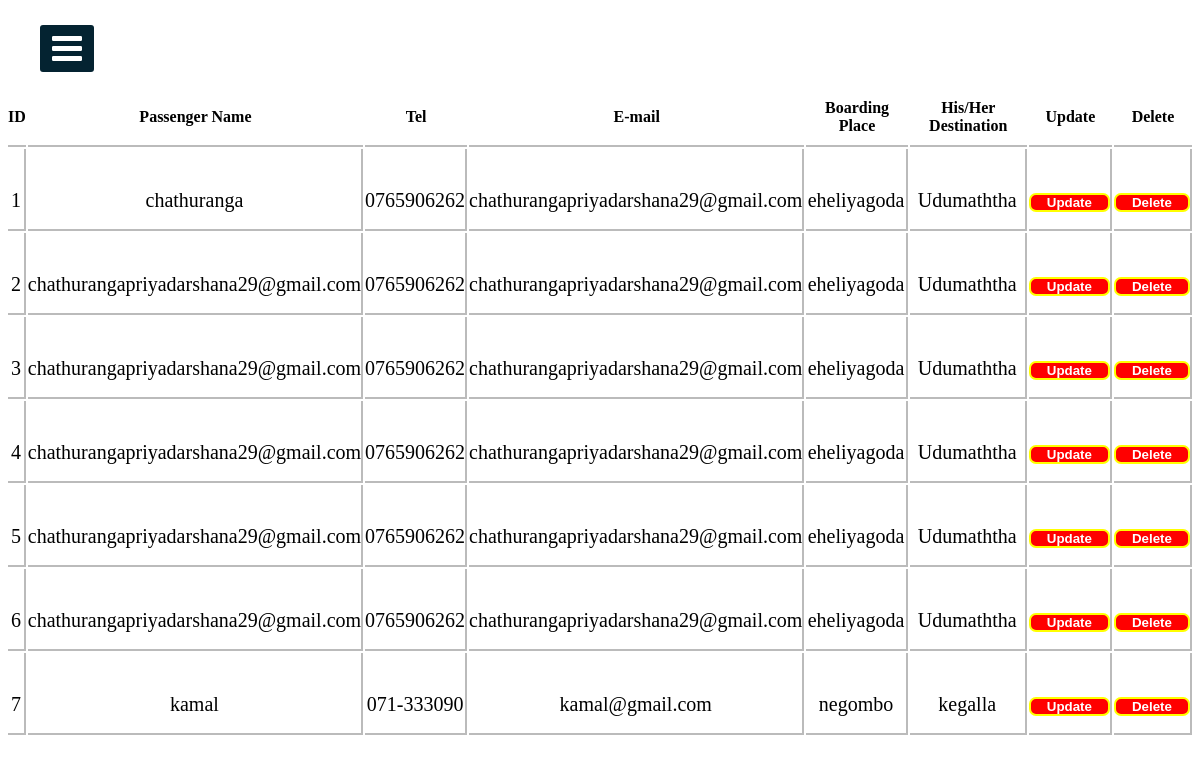
The app's page /BookingManage.php with its own data.
### tables this page shows
CREATE TABLE `booking` (
  `id` int(11) NOT NULL,
  `passenger_name` varchar(255) NOT NULL,
  `telephone` varchar(255) NOT NULL,
  `email` varchar(255) NOT NULL,
  `boarding_place` varchar(255) NOT NULL,
  `Your_destination` varchar(255) NOT NULL
);

### BookingManage.php (the view, shortened to what this page needs)
<?php include("connection.php")?>
<!DOCTYPE html>
<html>
<head>
  <link rel="stylesheet" href="https://cdnjs.cloudflare.com/ajax/libs/font-awesome/4.7.0/css/font-awesome.min.css">
<link rel="stylesheet" href="cssfile/sidebar.css">
</head>
<body>
  <label for="check">
<i class="fa fa-bars" id="btn"></i>
  </label>
<div class="sidebar2">
    <h1 class="adminTopic">Booking Peoples...</h1>
<?php
    $sqlget="SELECT * FROM booking";
    $sqldata=mysqli_query($conn,$sqlget) or die('error getting');
    echo "<table>";
    echo "<tr>
      <th>ID</th>
    <th>Passenger Name</th>
    <th>Tel</th>
    <th>E-mail</th>
    <th>Boarding Place</th>
    <th>His/Her Destination</th>
    <th>Update</th>
    <th>Delete</th>
       </tr>";
       while ($row=mysqli_fetch_array($sqldata,MYSQLI_ASSOC))
       {
        echo "<tr><td>";
        echo $row['id'];
        echo "</td><td>";
        echo $row['passenger_name'];
        echo "</td><td>";
        echo $row['telephone'];
        echo "</td><td>";
        echo $row['email'];
        echo "</td><td>";
        echo $row['boarding_place'];
        echo "</td><td>";
        echo $row['Your_destination'];
        echo "</td>";
        ?>
        <td>
        <button style="border:2px solid yellow; border-radius:7px; background-color:red;color:white;">
          <a href="updateBooking.php?id=<?php echo $row['id'];?>">
          Update
          </a>
        </button>
        </td>
         <td>
        <button style="border:2px solid yellow; border-radius:7px; background-color:red;color:white;">
          <a href="deleteBooking.php?id=<?php echo $row['id'];?>">
          Delete
          </a>
        </button>
        </td></tr>
<?php
       }
       echo "</table>";
?>
</div>
</body>
</html>

### cssfile/sidebar.css (style rules this page uses)
* { margin: 0; padding: 0; list-style: none; text-decoration: none; }
label #btn, label #cancle { position: absolute; cursor: pointer; background: #042331; color: #fff; border-radius: 3px; }
label #btn { left: 40px; top: 25px; font-size: 35px; color: #fff; padding: 6px 12px; transition: all 0.5s; }

### BookingManage.php (style rules this page uses)
body { background-image: url("image/1.jpg"); background-position: center; background-size: cover; height: 700px; background-repeat: no-repeat; background-attachment: fixed; }
.adminTopic { text-align: center; color: #fff; }
table { width:99%; border-collapse: separate !important; margin:auto; text-align:center; margin-top:50px; background-color: rgb(255, 255, 255); border-radius: 10px 10px 0px 0px; }
table th { border-bottom:2px solid rgb(187, 187, 187); padding:10px 0px 10px 0px; font-family: "balsamiq_sansitalic" !important; }
table tr td { border-right: 2px solid rgb(187, 187, 187); height: 58px; padding: 22px 0px 0px 0px; font-family: "monospace;" !important; border-bottom: 2px solid rgb(187, 187, 187); font-size: 20px; }
table tr td a { color: white; border-radius: 5px; padding: 6px; text-decoration: none; margin: 10px; font-weight: 700; }
button { padding: 5px 5px 5px 5x; }

### records on screen
booking: id "1", passenger_name "chathuranga", telephone "0765906262", email "chathurangapriyadarshana29@gmail.com", boarding_place "eheliyagoda", Your_destination "Udumaththa"
booking: id "2", passenger_name "chathurangapriyadarshana29@gmail.com", telephone "0765906262", email "chathurangapriyadarshana29@gmail.com", boarding_place "eheliyagoda", Your_destination "Udumaththa"
booking: id "3", passenger_name "chathurangapriyadarshana29@gmail.com", telephone "0765906262", email "chathurangapriyadarshana29@gmail.com", boarding_place "eheliyagoda", Your_destination "Udumaththa"
booking: id "4", passenger_name "chathurangapriyadarshana29@gmail.com", telephone "0765906262", email "chathurangapriyadarshana29@gmail.com", boarding_place "eheliyagoda", Your_destination "Udumaththa"
booking: id "5", passenger_name "chathurangapriyadarshana29@gmail.com", telephone "0765906262", email "chathurangapriyadarshana29@gmail.com", boarding_place "eheliyagoda", Your_destination "Udumaththa"
booking: id "6", passenger_name "chathurangapriyadarshana29@gmail.com", telephone "0765906262", email "chathurangapriyadarshana29@gmail.com", boarding_place "eheliyagoda", Your_destination "Udumaththa"
booking: id "7", passenger_name "kamal", telephone "071-333090", email "kamal@gmail.com", boarding_place "negombo", Your_destination "kegalla"
